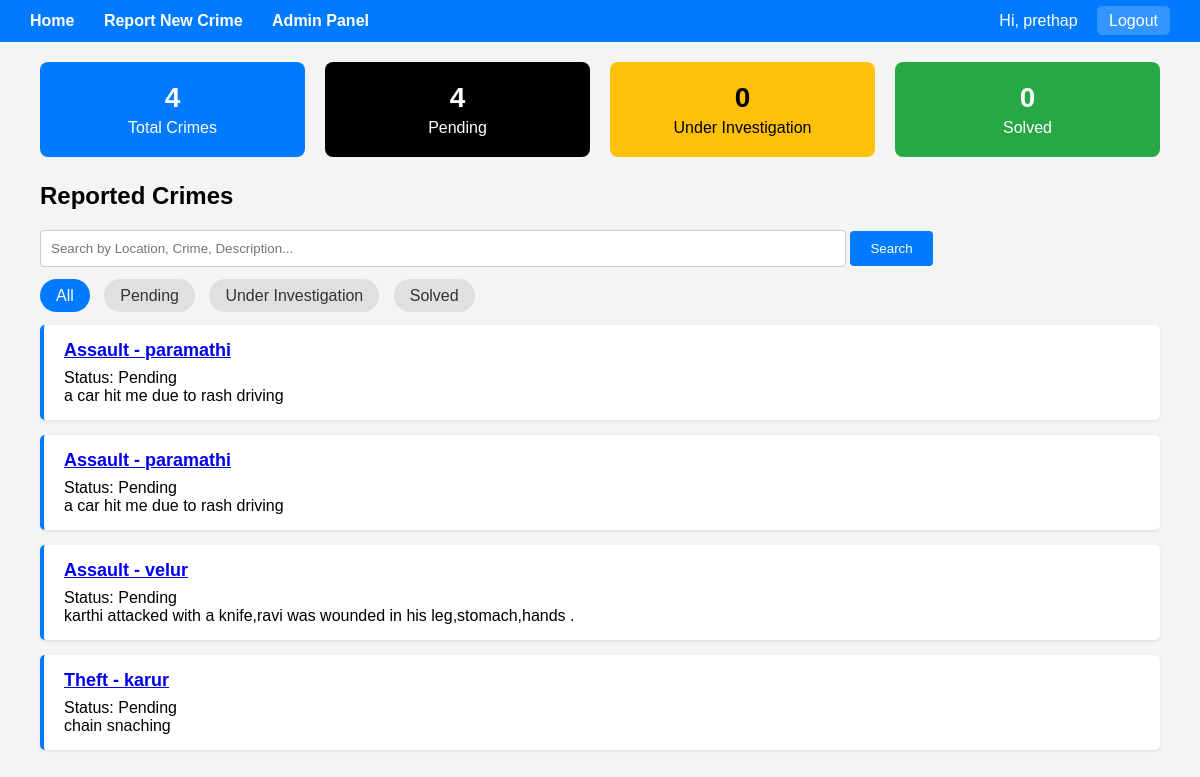
The app's page /home/ (signed in) with its own data.
### core/models.py (models this page shows, shortened)
class Crime(models.Model):
    STATUS_CHOICES = [
        ('Pending', 'Pending'),
        ('Under Investigation', 'Under Investigation'),
        ('Solved', 'Solved'),
    ]
    CRIME_TYPES = [
        ('Theft', 'Theft'),
        ('Assault', 'Assault'),
        ('Fraud', 'Fraud'),
        ('Cyber Crime', 'Cyber Crime'),
        ('Other', 'Other'),
    ]
    crime_type = models.CharField(max_length=50, choices=CRIME_TYPES)
    location = models.CharField(max_length=200)
    description = models.TextField()
    status = models.CharField(max_length=50, choices=STATUS_CHOICES, default='Pending')
    date_reported = models.DateTimeField(auto_now_add=True)
    reported_by = models.ForeignKey(User, on_delete=models.CASCADE, related_name='crimes_reported')
    photo=models.ImageField(upload_to='crime+photos/',blank=True,null=True)

### core/views.py (the view)
# urls.py: path('home/', views.home, name='home'),
@login_required
def home(request):
    status_filter = request.GET.get('status', 'All')
    search_query = request.GET.get('q', '')
    crimes = Crime.objects.all().order_by('-date_reported')
    if status_filter != 'All':
        crimes = crimes.filter(status=status_filter)
    if search_query:
        crimes = crimes.filter(
            Q(location__icontains=search_query) |
            Q(description__icontains=search_query) |
            Q(crime_type__icontains=search_query)
        )
    total_crimes = Crime.objects.count()
    pending_crimes = Crime.objects.filter(status='Pending').count()
    under_crimes = Crime.objects.filter(status='Under Investigation').count()
    solved_crimes = Crime.objects.filter(status='Solved').count()
    return render(request, 'core/home.html', {
        'crimes': crimes,
        'status_filter': status_filter,
        'search_query': search_query,
        'total_crimes': total_crimes,
        'pending_crimes': pending_crimes,
        'under_crimes': under_crimes,
        'solved_crimes': solved_crimes,
    })

### core/templates/core/home.html (shortened to what this page needs)
<!DOCTYPE html>
<html>
<head>
</head>
<body>
    <div class="navbar">
        <div class="left">
            <a href="{% url 'home' %}">Home</a>
            <a href="{% url 'report_crime' %}">Report New Crime</a>
            <a href="/admin/">Admin Panel</a>
        </div>
        <div class="right">
            Hi, {{ request.user.username }}
            <a href="{% url 'logout' %}">Logout</a>
        </div>
    </div>
    <div class="container">
<div style="display:flex; gap:20px; margin-bottom:25px;">
    <div style="flex:1; background:#007bff; color:white; padding:20px; border-radius:8px; text-align:center;">
        <h3 style="margin:0; font-size:28px;">{{ total_crimes }}</h3>
        <p style="margin:5px 0 0 0;">Total Crimes</p>
    </div>
    <div style="flex:1; background:#000; color:white; padding:20px; border-radius:8px; text-align:center;">
        <h3 style="margin:0; font-size:28px;">{{ pending_crimes }}</h3>
        <p style="margin:5px 0 0 0;">Pending</p>
    </div>
    <div style="flex:1; background:#ffc107; color:#000; padding:20px; border-radius:8px; text-align:center;">
        <h3 style="margin:0; font-size:28px;">{{ under_crimes }}</h3>
        <p style="margin:5px 0 0 0;">Under Investigation</p>
    </div>
    <div style="flex:1; background:#28a745; color:white; padding:20px; border-radius:8px; text-align:center;">
        <h3 style="margin:0; font-size:28px;">{{ solved_crimes }}</h3>
        <p style="margin:5px 0 0 0;">Solved</p>
    </div>
</div>
        <h2>Reported Crimes</h2>
        <form method="GET" action="{% url 'home' %}" style="margin-bottom:20px;">
        <input type="text" name="q" value="{{ search_query }}" placeholder="Search by Location, Crime, Description..."
           style="width:70%; padding:10px; border:1px solid #ccc; border-radius:4px;">
        <button type="submit" style="padding:10px 20px; background:#007bff; color:white; border:none; border-radius:4px;">Search</button>
        </form>
        <div class="filters">
    <a href="?status=All&q={{ search_query }}" class="{% if status_filter == 'All' %}active{% endif %}">All</a>
    <a href="?status=Pending&q={{ search_query }}" class="{% if status_filter == 'Pending' %}active{% endif %}">Pending</a>
    <a href="?status=Under Investigation&q={{ search_query }}" class="{% if status_filter == 'Under Investigation' %}active{% endif %}">Under Investigation</a>
    <a href="?status=Solved&q={{ search_query }}" class="{% if status_filter == 'Solved' %}active{% endif %}">Solved</a>
</div>
       {% for crime in crimes %}
<div class="crime-card">
    <div class="crime-title">
        <a href="{% url 'crime_detail' crime.id %}">
            {{ crime.crime_type }} - {{ crime.location }}
        </a>
    </div>
    <div class="crime-meta">Status: {{ crime.status }}</div>
    <div class="crime-desc">{{ crime.description }}</div>
</div>
{% empty %}
<p>No crimes reported yet.</p>
{% endfor %}
    </div>
</body>
</html>

### core/templates/core/home.html (style rules this page uses)
body { margin: 0; font-family: Arial, sans-serif; background: #f4f4f4; }
.navbar { background: #007bff; padding: 12px 30px; color: white; display: flex; justify-content: space-between; align-items: center; }
.navbar .left a { color: white; text-decoration: none; margin-right: 25px; font-weight: bold; }
.navbar .right a { color: white; text-decoration: none; margin-left: 15px; background: rgba(255,255,255,0.2); padding: 6px 12px; border-radius: 5px; }
.container { padding: 20px 40px; }
.filters { margin-bottom: 20px; }
.filters a { padding: 8px 16px; border-radius: 20px; text-decoration: none; margin-right: 10px; background: #e0e0e0; color: #333; font-weight: 500; }
.filters a.active { background: #007bff; color: white; }
.crime-card { background: white; border-left: 4px solid #007bff; padding: 15px 20px; margin-bottom: 15px; border-radius: 5px; box-shadow: 0 1px 3px rgba(0,0,0,0.1); }
.crime-title { font-size: 18px; font-weight: bold; color: #222; margin-bottom: 8px; }

### records on screen
Crime: crime_type "Assault", location "paramathi", status "Pending", description "a car hit me due to rash driving"
Crime: crime_type "Assault", location "paramathi", status "Pending", description "a car hit me due to rash driving"
Crime: crime_type "Assault", location "velur", status "Pending", description "karthi attacked with a knife,ravi was wounded in his leg,stomach,hands ."
Crime: crime_type "Theft", location "karur", status "Pending", description "chain snaching"

### other values on screen
{{ request.user.username }} "prethap"
{{ total_crimes }} "4"
{{ pending_crimes }} "4"
{{ under_crimes }} "0"
{{ solved_crimes }} "0"
